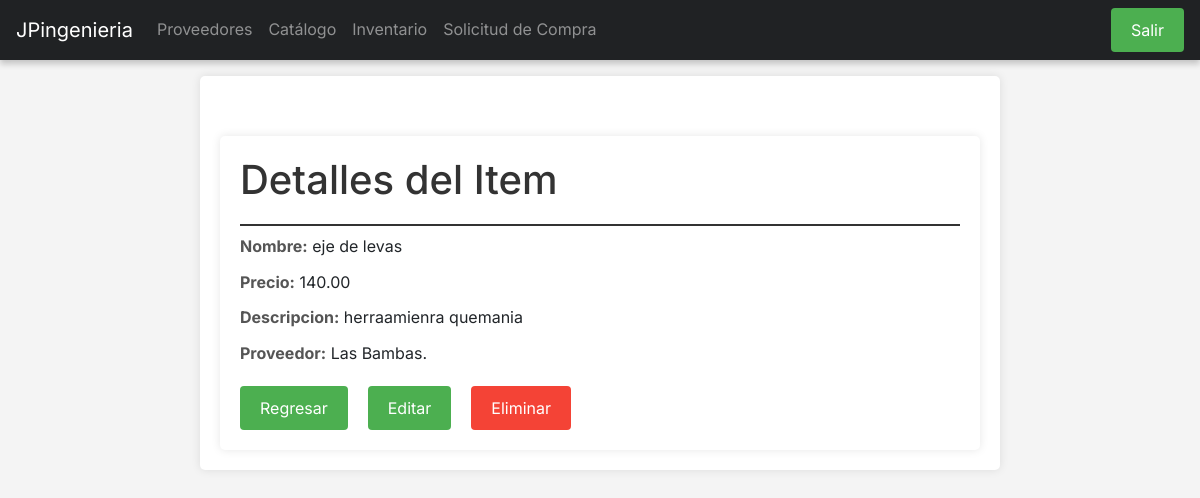
/catalogos/catalogos/detail/3/, run on the app's committed database.
### api/models.py (models this page shows, shortened)
class Catalogue(models.Model):
    nombre = models.CharField(max_length=250)
    precio = models.DecimalField(max_digits=10, decimal_places=2)
    descripcion = models.CharField(max_length=250)
    proveedor = models.ForeignKey(Proveedor, on_delete=models.CASCADE)

class Proveedor(models.Model):
    nombre_empresa = models.CharField(max_length=100)
    ruc = models.CharField(max_length=13, unique=True)
    direccion = models.CharField(max_length=255)
    nombre_contacto = models.CharField(max_length=100)
    telefonos = models.CharField(max_length=100)
    observaciones = models.TextField(blank=True, null=True)

### catalogo/views.py (the view)
# urls.py: path('catalogos/detail/<int:pk>/', DetailCatalogueView.as_view(), name='detail_catalogo'),
class DetailCatalogueView(DetailView):
    model = Catalogue
    template_name = 'catalogo_detail.html'
    context_object_name = 'catalogue'

### catalogo/templates/catalogo_detail.html (shortened to what this page needs)
{%extends "base.html"%}
{% block content %}
<body>
    <div class="container">
        <h1>Detalles del Item</h1>
        <div class="detail-item">
            <span class="detail-label">Nombre:</span>
            <span>{{ catalogue.nombre }}</span>
        </div>
        <div class="detail-item">
            <span class="detail-label">Precio:</span>
            <span>{{ catalogue.precio }}</span>
        </div>
        <div class="detail-item">
            <span class="detail-label">Descripcion:</span>
            <span>{{ catalogue.descripcion }}</span>
        </div>
        <div class="detail-item">
            <span class="detail-label">Proveedor:</span>
            <span>{{ catalogue.proveedor.nombre_empresa }}</span>
        </div>
        <div class="button-container">
            <form action="{% url 'home_catalogos' %}">
                <input type="submit" class="btn" value="Regresar" />
            </form>
            <form action="{% url 'edit_catalogo' catalogue.id %}">
                <input type="submit" class="btn" value="Editar" />
            </form>
            <form action="{% url 'delete_catalogo' catalogue.id %}">
                <input type="submit" class="btn btn-delete" value="Eliminar" />
            </form>
        </div>
    </div>
</body>
{% endblock content %}

### logistica/templates/base.html (style rules this page uses)
* { font-family: 'Inter', sans-serif; margin: 0; padding: 0; box-sizing: border-box; }
html, body { margin: 0; padding: 0; width: 100%; height: 100%; background-color: #f4f4f4; }

### data on the page
Catalogue: nombre "eje de levas", precio "140.00", descripcion "herraamienra quemania", proveedor.nombre_empresa "Las Bambas."
